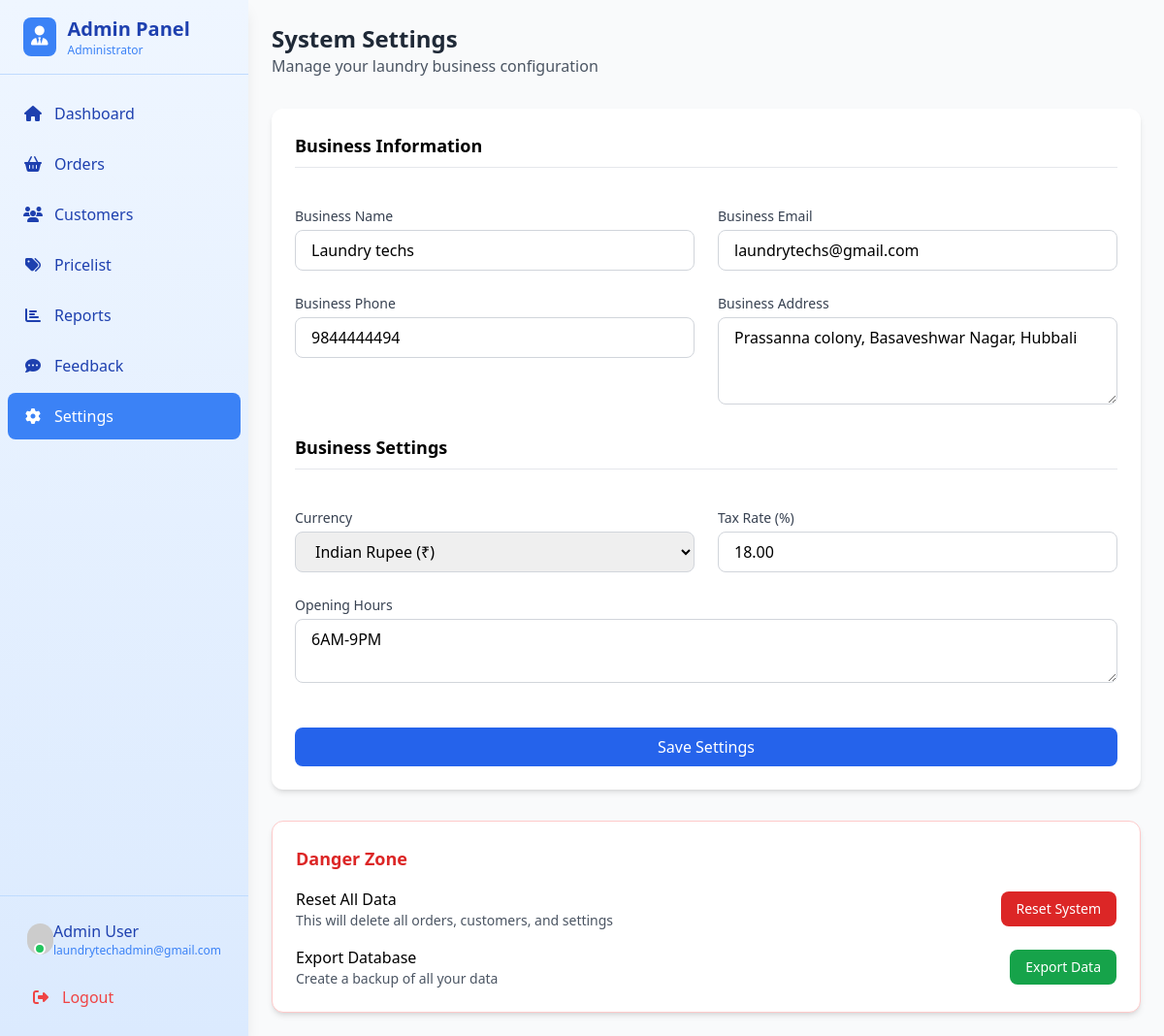
The page /admin/settings.php on the database its author committed.
### tables this page shows
CREATE TABLE IF NOT EXISTS `settings` (
  `id` int NOT NULL AUTO_INCREMENT,
  `business_name` varchar(255) DEFAULT NULL,
  `business_email` varchar(255) DEFAULT NULL,
  `business_phone` varchar(50) DEFAULT NULL,
  `business_address` text,
  `currency` varchar(10) DEFAULT NULL,
  `tax_rate` decimal(5,2) DEFAULT NULL,
  `opening_hours` text,
  `created_at` timestamp NULL DEFAULT CURRENT_TIMESTAMP,
  `updated_at` timestamp NULL DEFAULT CURRENT_TIMESTAMP ON UPDATE CURRENT_TIMESTAMP,
  PRIMARY KEY (`id`)
);

### admin/settings.php (the view, shortened to what this page needs)
<?php
require_once 'config.php';
$settings = [];
try {
    $stmt = $pdo->query("SELECT * FROM settings LIMIT 1");
    $settings = $stmt->fetch(PDO::FETCH_ASSOC);
} catch (PDOException $e) {
    $error = "Database error: " . $e->getMessage();
}
?>
<!DOCTYPE html>
<html lang="en">
<head>
    <script src="https://cdn.tailwindcss.com"></script>
    <link rel="stylesheet" href="https://cdnjs.cloudflare.com/ajax/libs/font-awesome/6.4.0/css/all.min.css">
</head>
<body class="bg-gray-50 flex">
     <?php include 'sidebar.php'; ?>
    <div class="flex-1 ml-0 md:ml-64 p-6">
        <div class="max-w-4xl mx-auto">
            <div class="flex justify-between items-center mb-8">
                <div>
                    <h1 class="text-2xl font-bold text-gray-800">System Settings</h1>
                    <p class="text-gray-600">Manage your laundry business configuration</p>
                </div>
            </div>
            <div class="bg-white rounded-xl shadow-md overflow-hidden">
                <form method="POST" class="p-6">
                    <div class="grid grid-cols-1 md:grid-cols-2 gap-6">
                        <div class="md:col-span-2">
                            <h3 class="text-lg font-semibold mb-4 border-b pb-2">Business Information</h3>
                        </div>
                        <div>
                            <label class="block text-sm font-medium text-gray-700 mb-1">Business Name</label>
                            <input type="text" name="business_name" value="<?= htmlspecialchars($settings['business_name'] ?? '') ?>"
                                   class="form-input w-full px-4 py-2 border border-gray-300 rounded-lg focus:ring-2 focus:ring-blue-500 focus:border-blue-500">
                        </div>
                        <div>
                            <label class="block text-sm font-medium text-gray-700 mb-1">Business Email</label>
                            <input type="email" name="business_email" value="<?= htmlspecialchars($settings['business_email'] ?? '') ?>"
                                   class="form-input w-full px-4 py-2 border border-gray-300 rounded-lg focus:ring-2 focus:ring-blue-500 focus:border-blue-500">
                        </div>
                        <div>
                            <label class="block text-sm font-medium text-gray-700 mb-1">Business Phone</label>
                            <input type="text" name="business_phone" value="<?= htmlspecialchars($settings['business_phone'] ?? '') ?>"
                                   class="form-input w-full px-4 py-2 border border-gray-300 rounded-lg focus:ring-2 focus:ring-blue-500 focus:border-blue-500">
                        </div>
                        <div>
                            <label class="block text-sm font-medium text-gray-700 mb-1">Business Address</label>
                            <textarea name="business_address" rows="3"
                                   class="form-input w-full px-4 py-2 border border-gray-300 rounded-lg focus:ring-2 focus:ring-blue-500 focus:border-blue-500"><?= htmlspecialchars($settings['business_address'] ?? '') ?></textarea>
                        </div>
                        <div class="md:col-span-2">
                            <h3 class="text-lg font-semibold mb-4 border-b pb-2">Business Settings</h3>
                        </div>
                        <div>
                            <label class="block text-sm font-medium text-gray-700 mb-1">Currency</label>
                            <select name="currency" class="form-input w-full px-4 py-2 border border-gray-300 rounded-lg focus:ring-2 focus:ring-blue-500 focus:border-blue-500">
                                <option value="₹" <?= ($settings['currency'] ?? '₹') === '₹' ? 'selected' : '' ?>>Indian Rupee (₹)</option>
                            </select>
                        </div>
                        <div>
                            <label class="block text-sm font-medium text-gray-700 mb-1">Tax Rate (%)</label>
                            <input type="number" name="tax_rate" step="0.01" value="<?= htmlspecialchars($settings['tax_rate'] ?? '18') ?>"
                                   class="form-input w-full px-4 py-2 border border-gray-300 rounded-lg focus:ring-2 focus:ring-blue-500 focus:border-blue-500">
                        </div>
                        <div class="md:col-span-2">
                            <label class="block text-sm font-medium text-gray-700 mb-1">Opening Hours</label>
                            <textarea name="opening_hours" rows="2"
                                   class="form-input w-full px-4 py-2 border border-gray-300 rounded-lg focus:ring-2 focus:ring-blue-500 focus:border-blue-500"><?= htmlspecialchars($settings['opening_hours'] ?? 'Monday-Friday: 9AM-8PM\nSaturday-Sunday: 10AM-6PM') ?></textarea>
                        </div>
                        <div class="md:col-span-2 pt-4">
                            <button type="submit" class="w-full bg-blue-600 hover:bg-blue-700 text-white font-medium py-2 px-4 rounded-lg transition duration-300">
                                Save Settings
                            </button>
                        </div>
                    </div>
                </form>
            </div>
            <div class="bg-white rounded-xl shadow-md overflow-hidden mt-8 border border-red-200">
                <div class="p-6">
                    <h3 class="text-lg font-semibold mb-4 text-red-600">Danger Zone</h3>
                    <div class="space-y-4">
                        <div class="flex justify-between items-center">
                            <div>
                                <h4 class="font-medium">Reset All Data</h4>
                                <p class="text-sm text-gray-600">This will delete all orders, customers, and settings</p>
                            </div>
                            <button onclick="confirmReset()" class="bg-red-600 hover:bg-red-700 text-white px-4 py-2 rounded-lg text-sm">
                                Reset System
                            </button>
                        </div>
                        <div class="flex justify-between items-center">
                            <div>
                                <h4 class="font-medium">Export Database</h4>
                                <p class="text-sm text-gray-600">Create a backup of all your data</p>
                            </div>
                            <a href="export_data.php" class="bg-green-600 hover:bg-green-700 text-white px-4 py-2 rounded-lg text-sm">
                                Export Data
                            </a>
                        </div>
                    </div>
                </div>
            </div>
        </div>
    </div>
</body>
</html>

### admin/settings.php (style rules this page uses)
.form-input { transition: all 0.3s ease; }

### rows shown on the page
settings: business_name "Laundry techs", business_email "laundrytechs@gmail.com", business_phone "9844444494", business_address "Prassanna colony, Basaveshwar Nagar, Hubbali", tax_rate "18.00", opening_hours "6AM-9PM"
